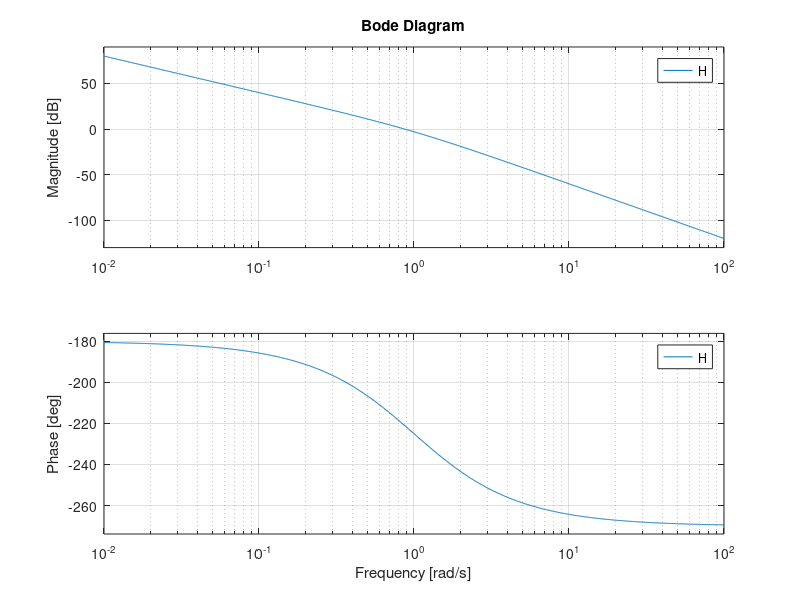
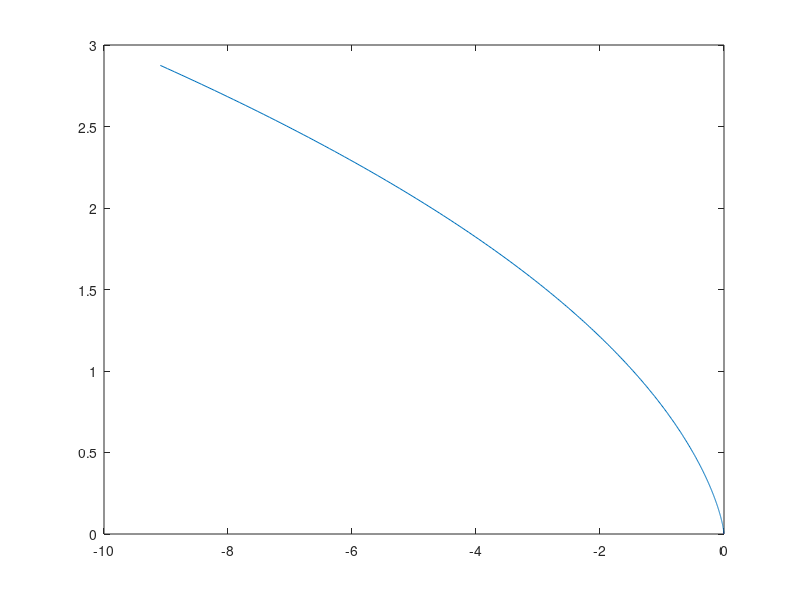
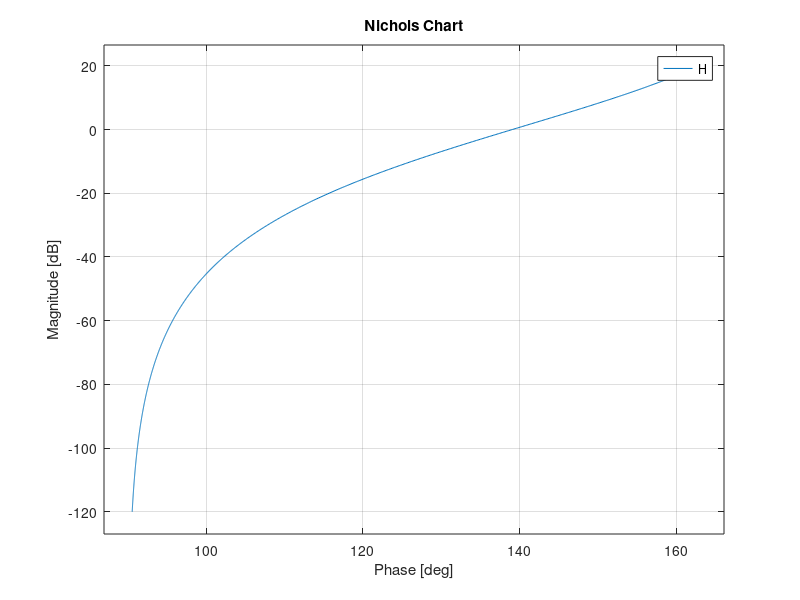

MATLAB code to generate these figures, in order:
clear all;
s = tf('s');
H = 1/(s^2 *(s+1))
pole(H)
figure,bode(H)
[re1,im1] = nyquist(H);
figure,plot(squeeze(re1),squeeze(im1))
figure,nichols(H)